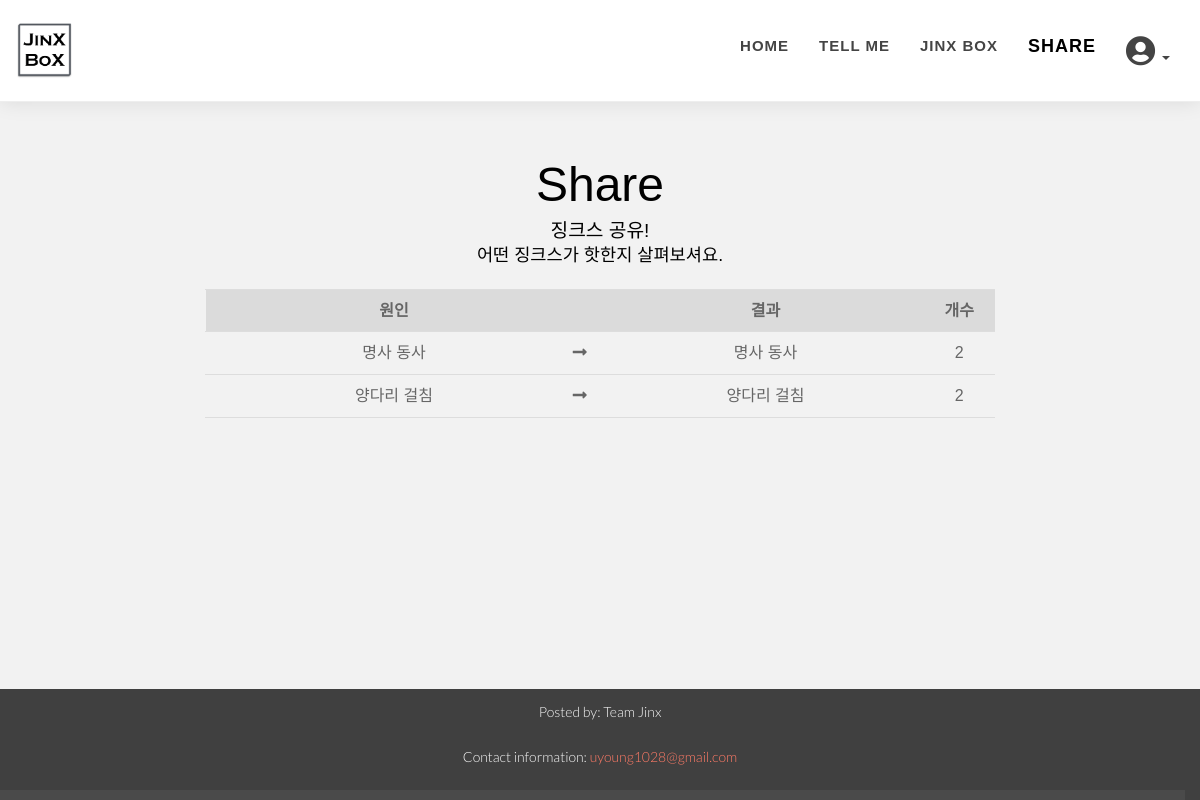
/jinxjinx/sentence/, run on an earlier commit of the app's database.
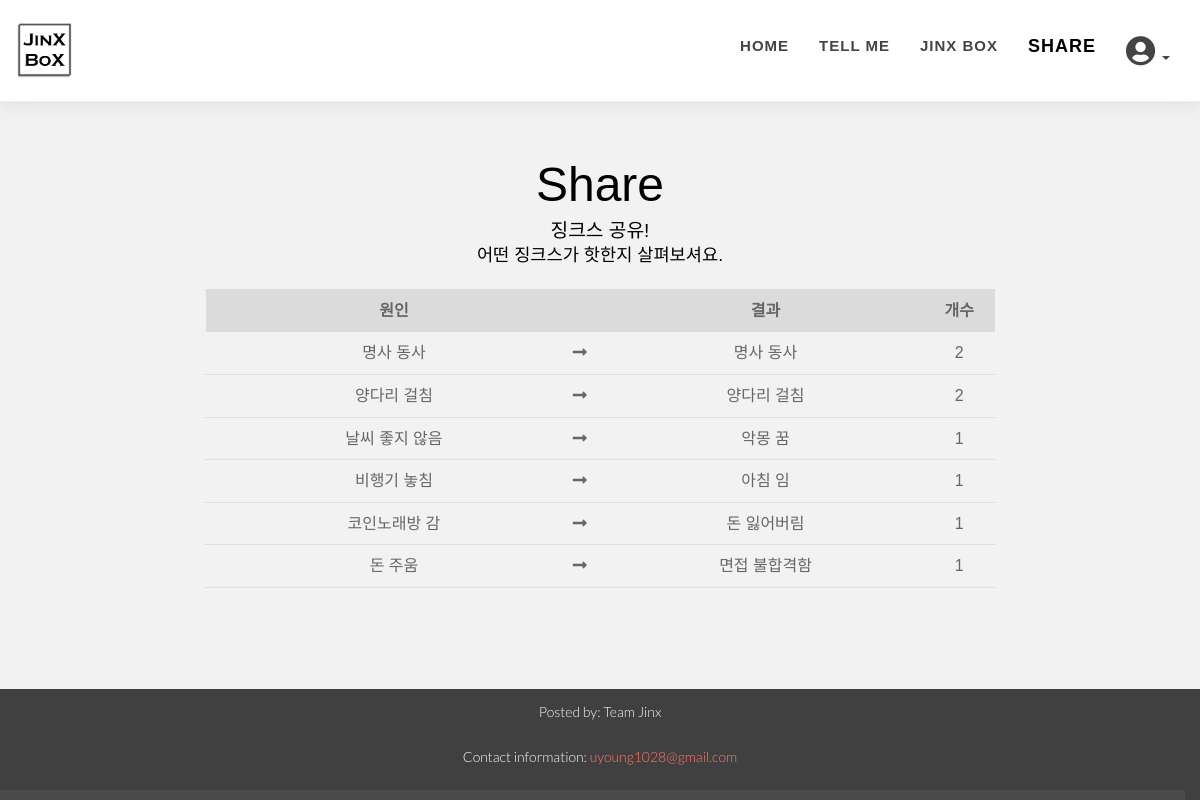
And on a later commit of the database.
### jinxjinx/models.py (models this page shows, shortened)
class Sentence(models.Model):
    user = models.ManyToManyField(User,through='UserSentence')
    cause_noun = models.CharField(max_length=50, default='')
    cause_verb = models.CharField(max_length=50, default='')
    effect_noun = models.CharField(max_length=50, default='')
    effect_verb = models.CharField(max_length=50, default='')
    count = models.IntegerField(default=0)

### jinxjinx/views.py (the view)
# urls.py: path('sentence/', views.SentenceList.as_view(), name='sentence_list'),
class SentenceList(ListView):
    model = Sentence
    ordering = ['-count']

### jinxjinx/templates/jinxjinx/sentence_list.html (shortened to what this page needs)
{% extends 'base.html' %}
{%block body%}
    <section id="share" class="home-section"style="padding-top: 70px; padding-bottom: 200px;">
		<div class="row">
			<div class="col-lg-8 col-lg-offset-2">
                <div class="section-heading text-center">
                    <div style="color:black; font-family: 'Noto Sans JP', sans-serif; font-size:300%;">Share</div>
                    <div style="color:black; font-family: 'Noto Sans KR', sans-serif; font-size:120%;">징크스 공유!</div>
                    <div style="color:black; font-family: 'Noto Sans KR', sans-serif; font-size:110%;">어떤 징크스가 핫한지 살펴보셔요.</div>
                    <table align="center">
                        <thead>
                            <tr style="background-color: #dbdbdb;">
                                <th class="no-right-border" ></th>
                                <th class="no-right-border" >원인</th>
                                <th class="no-right-border" ></th>
                                <th class="no-right-border" >결과</th>
                                <th class="no-right-border" >개수</th>
                            </tr>
                        </thead>
                        {%for sentence in sentence_list%}
                        <tbody>
                            <tr>
                                <td class="no-right-border" style="width: 10px">
                                </td>
                                <td class="no-right-border" style="width: 180px">
                                    <div>{{sentence.cause_noun}} {{sentence.cause_verb}} </div>
                                </td>
                                <td class="no-right-border" style="width: 10px;">
                                    <div><i class="fas fa-long-arrow-alt-right"></i></div>
                                </td>
                                <td class="no-right-border" style="width: 180px;">
                                    <div>{{sentence.effect_noun}} {{sentence.effect_verb}}</div>
                                </td>
                                <td class="no-right-border" style="width: 40px;">
                                    <div>{{sentence.user.all.count}}</div>
                                </td>
                            </tr>
                        </tbody>
                        {%endfor%}
                    </table>
                </div>
            </div>
        </div>
{%endblock%}

What changed in the data, as far as the page shows it:
added Sentence: cause_noun "날씨", cause_verb "좋지 않음", effect_noun "악몽", effect_verb "꿈", user.all.count "1"
added Sentence: cause_noun "비행기", cause_verb "놓침", effect_noun "아침", effect_verb "임", user.all.count "1"
added Sentence: cause_noun "코인노래방", cause_verb "감", effect_noun "돈", effect_verb "잃어버림", user.all.count "1"
added Sentence: cause_noun "돈", cause_verb "주움", effect_noun "면접", effect_verb "불합격함", user.all.count "1"
